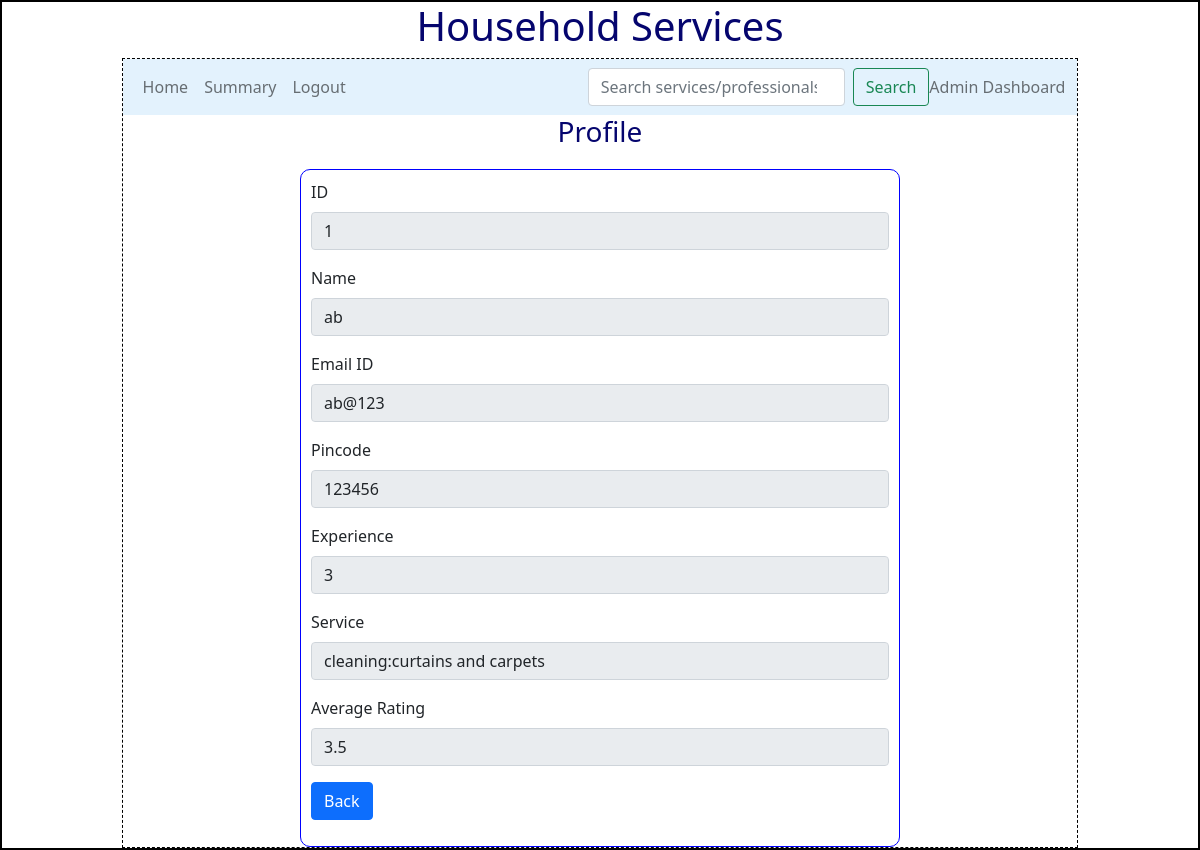
The page /admin/view_prof/1 on the database its author committed.
### backend/models.py (models this page shows)
class Professional(db.Model):
    __tablename__="professional"
    professional_id=db.Column(db.Integer,primary_key=True)
    email=db.Column(db.String,db.ForeignKey("user.user_id"),nullable=False)
    full_name=db.Column(db.String,nullable=False)
    pin_code=db.Column(db.Integer,nullable=False)
    experience=db.Column(db.Integer,nullable=False)
    service_id=db.Column(db.Integer,db.ForeignKey("services.service_id"),nullable=False)
    count=db.Column(db.Integer,default=0,nullable=False)
    rating=db.Column(db.Integer)
    professional_requests=db.relationship("Service_requests",cascade="all,delete",backref="professional",lazy=True)
    professional_services = db.relationship("Services", backref="professional", lazy=True)

class Services(db.Model):
    __tablename__="services"
    service_id=db.Column(db.Integer,primary_key=True)
    name=db.Column(db.String,nullable=False)
    price=db.Column(db.Float,nullable=False)
    description=db.Column(db.String,unique=True,nullable=False)
    time_required=db.Column(db.Integer,nullable=False)
    service_professionals=db.relationship("Professional",cascade="all,delete",backref="services",lazy=True)
    service_service_requests=db.relationship("Service_requests",cascade="all,delete",backref="services",lazy=True)

### backend/controllers.py (the view)
@app.route("/admin/view_prof/<pid>")
def view_prof_admin(pid):
    professional=get_professional(pid)
    return render_template("view_professional_admin.html", professional=professional)

### backend/controllers.py (called while the page is built)
def get_professional(id):
    p=Professional.query.filter_by(professional_id=id).first()
    return p

### templates/view_professional_admin.html
{%extends "admin_home_layout.html"%}
{%block content%}
{%if professional%}
    <div class="center"><h3>{{professional.name}} Profile</h3></div>
    <form>
    <div class="input_form">
        <div class="mb-3">
            <label for="professional_id" class="form-label">ID</label>
            <input type="number" class="form-control" name="professional_id" id="professional_id" value="{{professional.professional_id}}" readonly>
        </div>
        <div class="mb-3">
            <label for="name" class="form-label">Name</label>
            <input type="text" class="form-control" name="name" id="name" value="{{professional.full_name}}" readonly>
        </div>
        <div class="mb-3">
            <label for="email" class="form-label">Email ID</label>
            <input type="text" class="form-control" name="email" id="email" value="{{professional.email}}" readonly>
        </div>
        <div class="mb-3">
            <label for="pin_code" class="form-label">Pincode</label>
            <input type="number" class="form-control" name="pin_code" id="pin_code" value="{{professional.pin_code}}" readonly>
        </div>
        <div class="mb-3">
            <label for="experience" class="form-label">Experience</label>
            <input type="number" class="form-control" name="experience" id="experience" value="{{professional.experience}}" readonly>
        </div>
        <div class="mb-3">
            <label for="service" class="form-label">Service</label>
            <input type="text" class="form-control" name="service" id="service" value="{{professional.professional_services.name}}:{{professional.professional_services.description}}" readonly>
        </div>
        <div class="mb-3">
            <label for="rating" class="form-label">Average Rating</label>
            <input type="number" class="form-control" name="rating" id="rating" value="{{professional.rating}}" readonly>
        </div>
        <div class="mb-3">
            <a type="button" class="btn btn-primary" href="/admin">Back</a>
        </div>
    </div>
    </form>
    {%endif%}
{%endblock%}

### static/styles/main.css (style rules this page uses)
* { margin:0px; }
.input_form { border: 1px solid blue; width: 600px; height: auto; margin: auto; margin-top: 20px; padding: 10px; border-radius: 10px; font-size: 16px; text-align: justify; }
.center { text-align: center; margin: auto; color: rgb(5,5,110) }

### rows shown on the page
Professional: professional_id "1", name "ab", email "ab@123", pin_code "123456", experience "3", rating "3.5"
Services: service "cleaning:curtains and carpets"
